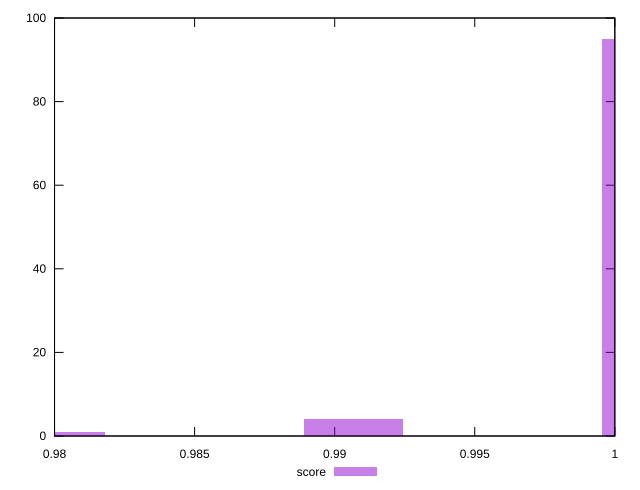

Generate this figure with gnuplot:
reset

$score <<EOF
0.9800235259415196 1
0.9906759555713188 4
1.0013283852011179 95
EOF

set key outside below
set boxwidth 0.003550809876599709
set xrange [0.98:1]
set yrange [0:100]
set trange [0:100]
set style fill transparent solid 0.5 noborder
set terminal svg size 640, 490 enhanced background rgb 'white'
set output "report_00016_2021-02-10T13-31-48.338Z/speed-index/samples/pages+cached+noadtech/score/histogram.svg"

plot $score title "score" with boxes

reset
